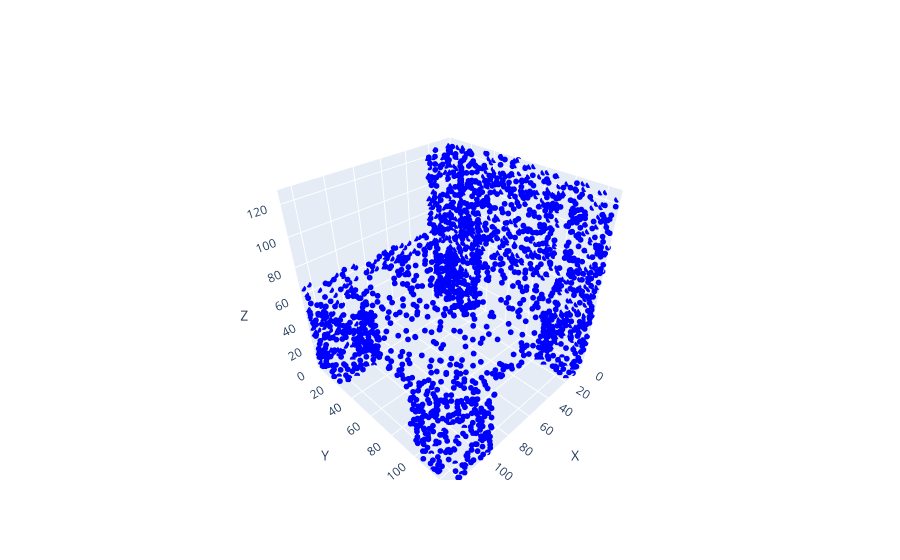

Here is the notebook cell this chart was saved with:
### Code cell
%load_ext autoreload
%autoreload 2
%matplotlib inline
import numpy as np
import torch
import h5py
from load_data import voxelize
import matplotlib.pyplot as plt
from mpl_toolkits.mplot3d import Axes3D
from io import BytesIO
from PIL import Image
import ipywidgets as widgets
from IPython.display import display
import plotly.graph_objects as go

def get_voxel_plotly(voxel_grid, lim=128):
    """
    Visualizes a 3D binary voxel grid using Plotly.

    Parameters:
    voxel_grid (numpy.ndarray): A 3D binary voxel grid where 1 indicates occupancy and 0 indicates empty.
    """

    # Get the coordinates of occupied voxels
    occupied_voxels = np.argwhere(voxel_grid == 1)

    # Create a 3D scatter plot
    fig = go.Figure(data=[go.Scatter3d(
        x=occupied_voxels[:, 0],
        y=occupied_voxels[:, 2],
        z=occupied_voxels[:, 1],
        mode='markers',
        marker=dict(
            size=2,
            color='blue',
        )
    )])

    # Set labels
    fig.update_layout(
        scene=dict(
            xaxis_title='X',
            yaxis_title='Y',
            zaxis_title='Z',
            aspectmode='data',
            xaxis=dict(range=[0, lim]),
            yaxis=dict(range=[0, lim]),
            zaxis=dict(range=[0, lim])
        )
    )

    return fig

# Use the new function to visualize the voxel grid
get_voxel_plotly(batch[0][0].numpy()).show()

### Figure 1 — Plotly figure (JSON) as saved in the notebook; plotly's stock layout.template omitted (floating-point values rounded to 4 significant figures; data arrays with more than 128 entries replaced by an {"elided": "..."} marker saying what was removed)
{"data": [{"marker": {"color": "blue", "size": 2}, "mode": "markers", "type": "scatter3d", "x": {"elided": "2047 int values"}, "y": {"elided": "2047 int values"}, "z": {"elided": "2047 int values"}}], "layout": {"scene": {"aspectmode": "data", "xaxis": {"range": [0, 128], "title": {"text": "X"}}, "yaxis": {"range": [0, 128], "title": {"text": "Y"}}, "zaxis": {"range": [0, 128], "title": {"text": "Z"}}}}}
